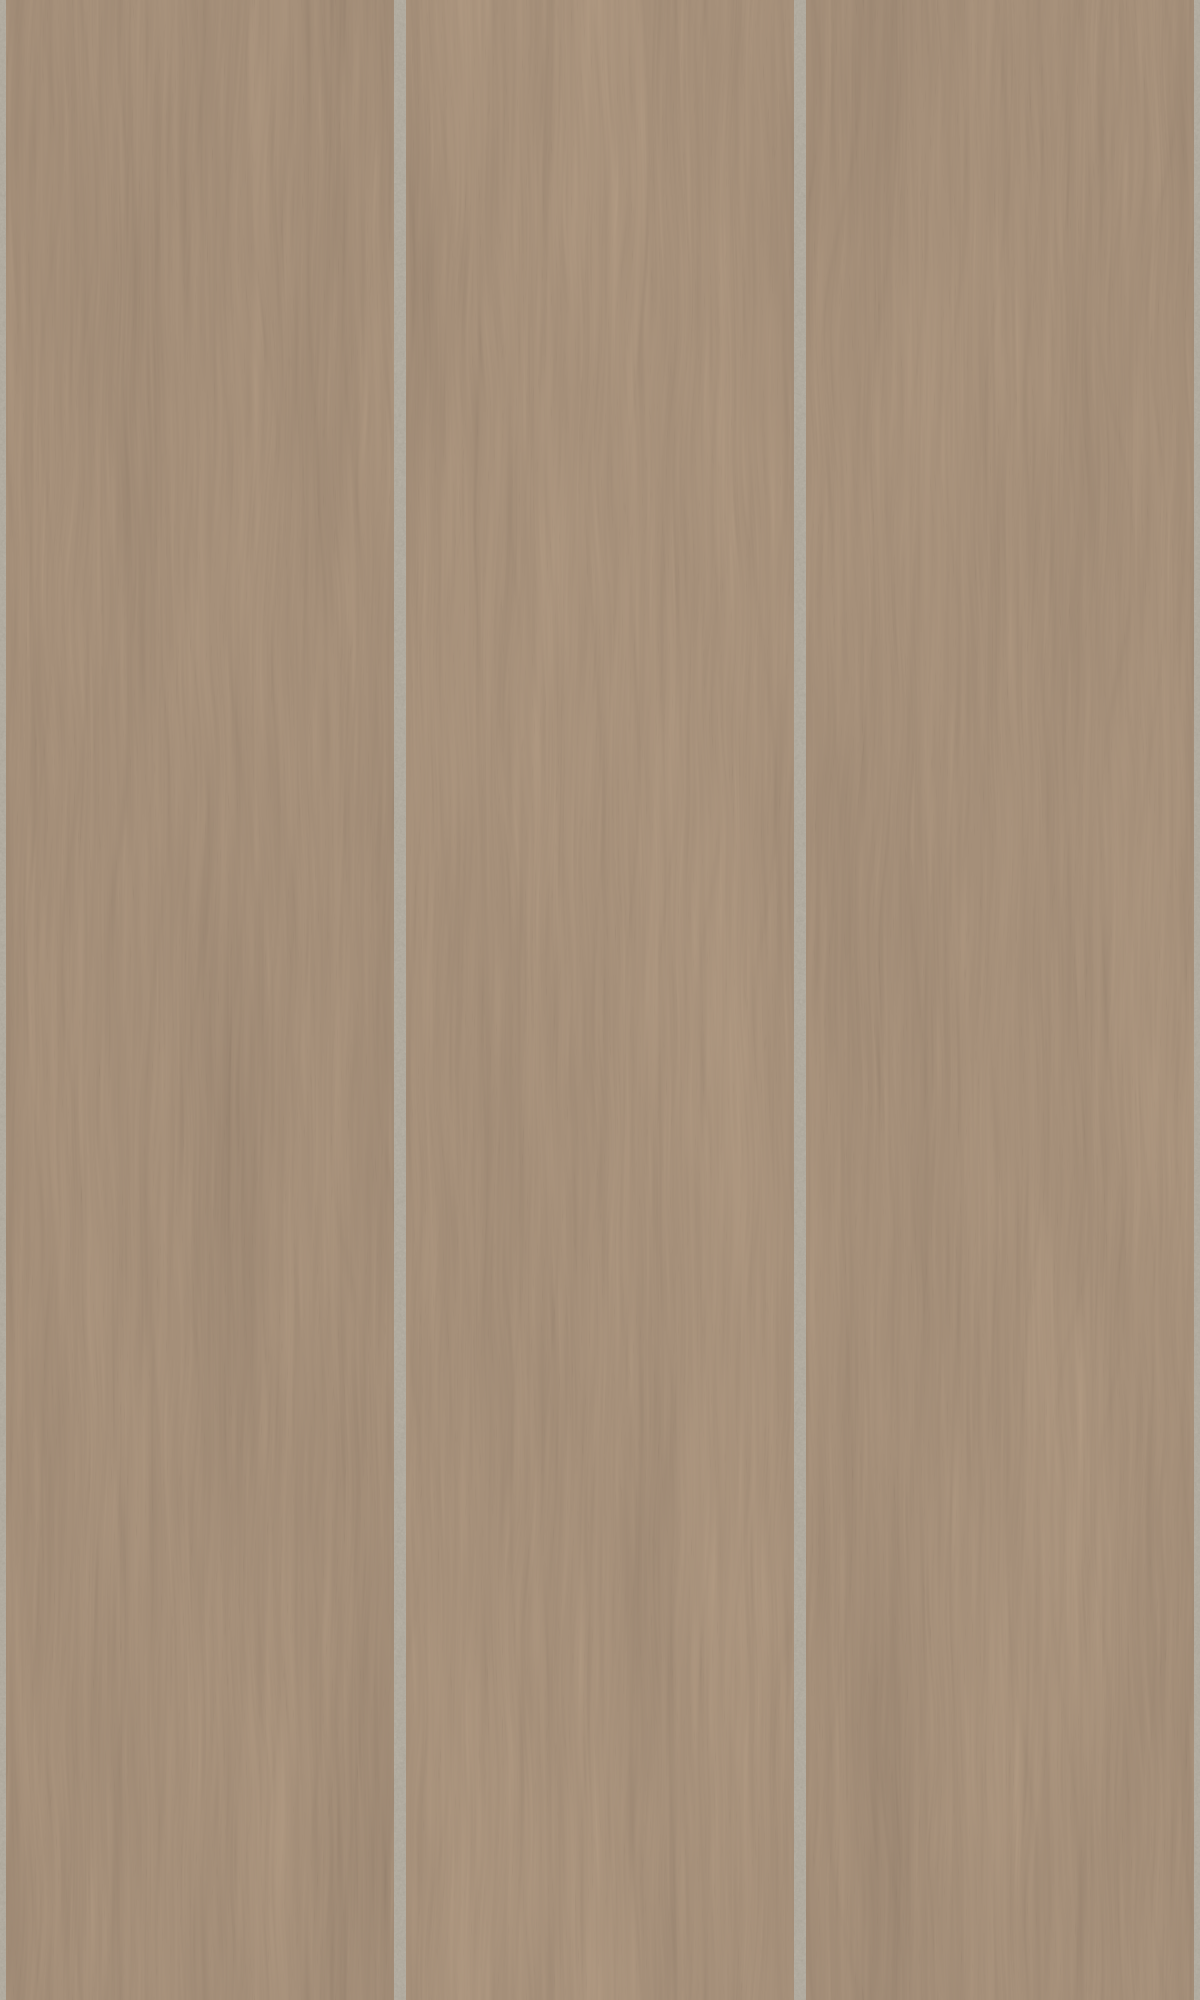

Generate this figure with Python:
from pathlib import Path
import json
import numpy as np
from PIL import Image, ImageDraw
from scipy.ndimage import gaussian_filter, map_coordinates

ROOT = Path(__file__).resolve().parent
W, H = 1200, 2000
WIDTH_MM, HEIGHT_MM = 300.0, 500.0
rng = np.random.default_rng(73109)


def field(shape, sigma):
    a = gaussian_filter(rng.standard_normal(shape), sigma, mode='wrap')
    return (a - a.mean()) / max(a.std(), 1e-8)


def save_rgb(name, a):
    Image.fromarray(np.uint8(np.clip(a, 0, 255))).save(ROOT / name)


photo = np.asarray(Image.open(ROOT / 'main.jpg').convert('RGB'), dtype=float)
# Sampling inside one flat face avoids the recessed felt and its lighting shadow.
patches = [photo[510:610, 1000:1200], photo[690:770, 1050:1300], photo[460:510, 1250:1450]]
wood_base = np.median(np.concatenate([p.reshape(-1, 3) for p in patches]), axis=0)
felt_base = np.array([178.0, 172.0, 160.0])
color = np.empty((H, W, 3), dtype=float)
height = np.zeros((H, W), dtype=float)
y, x = np.mgrid[:H, :400]
for slat in range(3):
    broad = field((H, 400), (150, 25))
    drift = field((H, 400), (100, 40))
    long_fiber = field((H, 400), (28, 0.7))
    soft_fiber = field((H, 400), (65, 2.5))
    pores = field((H, 400), (5, 0.45))
    phase = x * (2 * np.pi / 39) + drift * 1.3 + broad * 0.4
    growth = np.maximum(0, np.cos(phase)) ** 14
    warp = field((H, 400), (60, 12)) * 2.5
    fibers = map_coordinates(long_fiber, [y, x + warp], order=1, mode='grid-wrap')
    pore_marks = np.maximum(pores - 1.15, 0) ** 1.2
    grain = 1.7 * broad + 1.4 * soft_fiber + 1.3 * fibers - 2.4 * growth - 1.3 * pore_marks
    tone = [-1.1, 1.5, -0.2][slat]
    rgb = wood_base + (grain + tone)[..., None] * np.array([1.0, 0.91, 0.76])
    color[:, slat * 400:(slat + 1) * 400] = rgb
    height[:, slat * 400:(slat + 1) * 400] = 0.006 * fibers + 0.003 * soft_fiber - 0.006 * pore_marks

xx = (np.arange(W) + 0.5) * WIDTH_MM / W
# Groove centers sit on the tile boundary and each 100 mm panel pitch.
distance = np.minimum(xx % 100.0, 100.0 - xx % 100.0)
cut = np.maximum(1.5 - distance, 0.0)
mask = distance < 1.5
felt_noise = field((H, W), (0.65, 0.65))
color[:, mask] = (felt_base + felt_noise[:, mask, None] * 1.5)
height[:, mask] = -cut[mask] + felt_noise[:, mask] * 0.003

# Physical derivatives keep the 45 degree V flanks at their specified slope.
dx = (np.roll(height, -1, axis=1) - np.roll(height, 1, axis=1)) / (2 * WIDTH_MM / W)
dy = (np.roll(height, -1, axis=0) - np.roll(height, 1, axis=0)) / (2 * HEIGHT_MM / H)
normals = np.stack([-dx, dy, np.ones_like(dx)], axis=-1)
normals /= np.linalg.norm(normals, axis=-1, keepdims=True)
save_rgb('texture.png', color)
save_rgb('normal.png', (normals * 0.5 + 0.5) * 255)

metadata = {
    'repeatWidthIn': WIDTH_MM / 25.4,
    'repeatHeightIn': HEIGHT_MM / 25.4,
    'depthIn': 9.0 / 25.4,
    'note': 'Manufacturer spec overrides photo estimates: three 97 mm (3.8189 in) faces on 100 mm (3.9370 in) pitches per 300 mm panel, with 3 mm (0.1181 in) wide, 1.5 mm deep 90-degree V reveals and 9 mm veneer-on-felt total depth; colors follow main.jpg pale white oak and beige felt. Tile covers three pitches by 500 mm vertically; the spec permits broad curves but explicitly rules out wrapping columns, and the 3000 mm panel is 48 mm short of a true 10 ft wall.'
}
(ROOT / 'texture.json').write_text(json.dumps(metadata, indent=2) + '\n')

light = np.array([-0.45, 0.6, 0.66])
light /= np.linalg.norm(light)
shade = 0.28 + 0.72 * np.maximum(0, normals @ light)
shaded = color * shade[..., None]
preview = Image.new('RGB', (1440, 1234), '#efebe4')
for i, source in enumerate([color, shaded]):
    tile = Image.fromarray(np.uint8(np.clip(source, 0, 255))).resize((240, 400), Image.Resampling.LANCZOS)
    for row in range(3):
        for col in range(3):
            preview.paste(tile, (i * 720 + col * 240, 34 + row * 400))
draw = ImageDraw.Draw(preview)
draw.text((12, 11), 'COLOR MAP / 3 x 3', fill='#37332d')
draw.text((732, 11), 'NORMAL-LIT MATERIAL / 3 x 3 / UPPER LEFT LIGHT', fill='#37332d')
preview.save(ROOT / 'preview.png')
print(json.dumps({'size': [W, H], 'woodRGB': wood_base.tolist(), **metadata}, indent=2))
